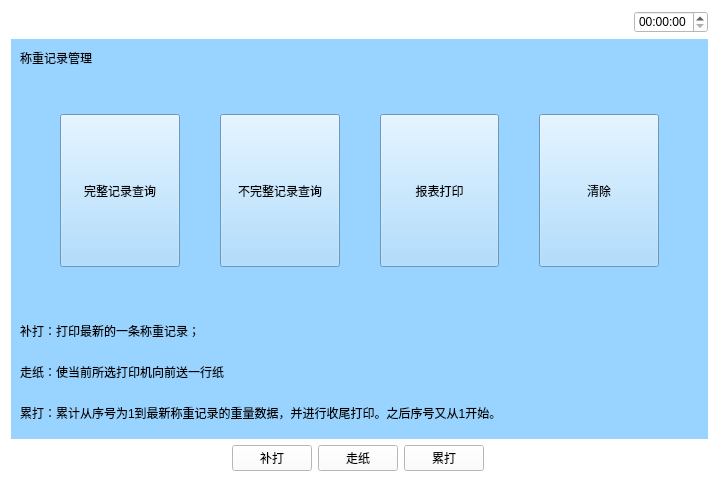
<?xml version="1.0" encoding="UTF-8"?>
<ui version="4.0">
 <class>Lishijilu</class>
 <widget class="QWidget" name="Lishijilu">
  <property name="geometry">
   <rect>
    <x>0</x>
    <y>0</y>
    <width>719</width>
    <height>482</height>
   </rect>
  </property>
  <property name="windowTitle">
   <string>Form</string>
  </property>
  <property name="styleSheet">
   <string notr="true">background-color: rgb(255, 255, 255);</string>
  </property>
  <layout class="QVBoxLayout" name="verticalLayout_4">
   <item>
    <layout class="QHBoxLayout" name="horizontalLayout_5">
     <item>
      <widget class="QPushButton" name="pushButton">
       <property name="text">
        <string/>
       </property>
       <property name="icon">
        <iconset resource="myimages.qrc">
         <normaloff>:/image/images/4g.png</normaloff>:/image/images/4g.png</iconset>
       </property>
       <property name="flat">
        <bool>true</bool>
       </property>
      </widget>
     </item>
     <item>
      <widget class="QPushButton" name="pushButton_2">
       <property name="text">
        <string/>
       </property>
       <property name="icon">
        <iconset resource="myimages.qrc">
         <normaloff>:/image/images/wireless.svg</normaloff>:/image/images/wireless.svg</iconset>
       </property>
       <property name="flat">
        <bool>true</bool>
       </property>
      </widget>
     </item>
     <item>
      <widget class="QPushButton" name="pushButton_3">
       <property name="text">
        <string/>
       </property>
       <property name="icon">
        <iconset resource="myimages.qrc">
         <normaloff>:/image/images/bl.svg</normaloff>:/image/images/bl.svg</iconset>
       </property>
       <property name="flat">
        <bool>true</bool>
       </property>
      </widget>
     </item>
     <item>
      <widget class="QPushButton" name="pushButton_4">
       <property name="text">
        <string/>
       </property>
       <property name="icon">
        <iconset resource="myimages.qrc">
         <normaloff>:/image/images/locate.svg</normaloff>:/image/images/locate.svg</iconset>
       </property>
       <property name="flat">
        <bool>true</bool>
       </property>
      </widget>
     </item>
     <item>
      <spacer name="horizontalSpacer_4">
       <property name="orientation">
        <enum>Qt::Horizontal</enum>
       </property>
       <property name="sizeHint" stdset="0">
        <size>
         <width>40</width>
         <height>20</height>
        </size>
       </property>
      </spacer>
     </item>
     <item>
      <widget class="QTimeEdit" name="timeEdit_2"/>
     </item>
    </layout>
   </item>
   <item>
    <widget class="QWidget" name="widget" native="true">
     <property name="sizePolicy">
      <sizepolicy hsizetype="Preferred" vsizetype="Preferred">
       <horstretch>0</horstretch>
       <verstretch>0</verstretch>
      </sizepolicy>
     </property>
     <property name="contextMenuPolicy">
      <enum>Qt::DefaultContextMenu</enum>
     </property>
     <property name="styleSheet">
      <string notr="true">background-color: rgb(153, 211, 255);</string>
     </property>
     <layout class="QVBoxLayout" name="verticalLayout_2" stretch="1,4,2">
      <item>
       <layout class="QHBoxLayout" name="horizontalLayout">
        <item>
         <widget class="QLabel" name="label">
          <property name="text">
           <string>称重记录管理</string>
          </property>
         </widget>
        </item>
        <item>
         <spacer name="horizontalSpacer">
          <property name="orientation">
           <enum>Qt::Horizontal</enum>
          </property>
          <property name="sizeHint" stdset="0">
           <size>
            <width>40</width>
            <height>20</height>
           </size>
          </property>
         </spacer>
        </item>
        <item>
         <layout class="QVBoxLayout" name="verticalLayout"/>
        </item>
       </layout>
      </item>
      <item>
       <layout class="QHBoxLayout" name="horizontalLayout_4">
        <property name="spacing">
         <number>40</number>
        </property>
        <property name="margin">
         <number>40</number>
        </property>
        <item>
         <widget class="QPushButton" name="pushButton_5">
          <property name="sizePolicy">
           <sizepolicy hsizetype="Minimum" vsizetype="Minimum">
            <horstretch>0</horstretch>
            <verstretch>0</verstretch>
           </sizepolicy>
          </property>
          <property name="text">
           <string>完整记录查询</string>
          </property>
         </widget>
        </item>
        <item>
         <widget class="QPushButton" name="pushButton_6">
          <property name="sizePolicy">
           <sizepolicy hsizetype="Minimum" vsizetype="Minimum">
            <horstretch>0</horstretch>
            <verstretch>0</verstretch>
           </sizepolicy>
          </property>
          <property name="text">
           <string>不完整记录查询</string>
          </property>
         </widget>
        </item>
        <item>
         <widget class="QPushButton" name="pushButton_7">
          <property name="sizePolicy">
           <sizepolicy hsizetype="Minimum" vsizetype="Minimum">
            <horstretch>0</horstretch>
            <verstretch>0</verstretch>
           </sizepolicy>
          </property>
          <property name="text">
           <string>报表打印</string>
          </property>
         </widget>
        </item>
        <item>
         <widget class="QPushButton" name="pushButton_8">
          <property name="sizePolicy">
           <sizepolicy hsizetype="Minimum" vsizetype="Minimum">
            <horstretch>0</horstretch>
            <verstretch>0</verstretch>
           </sizepolicy>
          </property>
          <property name="text">
           <string>清除</string>
          </property>
         </widget>
        </item>
       </layout>
      </item>
      <item>
       <layout class="QVBoxLayout" name="verticalLayout_3">
        <item>
         <widget class="QLabel" name="label_2">
          <property name="text">
           <string>补打：打印最新的一条称重记录；</string>
          </property>
          <property name="scaledContents">
           <bool>true</bool>
          </property>
         </widget>
        </item>
        <item>
         <widget class="QLabel" name="label_3">
          <property name="text">
           <string>走纸：使当前所选打印机向前送一行纸</string>
          </property>
         </widget>
        </item>
        <item>
         <widget class="QLabel" name="label_4">
          <property name="text">
           <string>累打：累计从序号为1到最新称重记录的重量数据，并进行收尾打印。之后序号又从1开始。</string>
          </property>
         </widget>
        </item>
       </layout>
      </item>
     </layout>
    </widget>
   </item>
   <item>
    <layout class="QHBoxLayout" name="horizontalLayout_2">
     <item>
      <widget class="QPushButton" name="returnIndex">
       <property name="font">
        <font>
         <family>AR PL UMing TW MBE</family>
        </font>
       </property>
       <property name="styleSheet">
        <string notr="true">border-image: url(:/image/images/index.svg);</string>
       </property>
       <property name="text">
        <string/>
       </property>
       <property name="icon">
        <iconset resource="myimages.qrc">
         <normaloff>:/image/images/index.svg</normaloff>:/image/images/index.svg</iconset>
       </property>
       <property name="iconSize">
        <size>
         <width>40</width>
         <height>40</height>
        </size>
       </property>
       <property name="flat">
        <bool>true</bool>
       </property>
      </widget>
     </item>
     <item>
      <spacer name="horizontalSpacer_3">
       <property name="orientation">
        <enum>Qt::Horizontal</enum>
       </property>
       <property name="sizeHint" stdset="0">
        <size>
         <width>40</width>
         <height>20</height>
        </size>
       </property>
      </spacer>
     </item>
     <item>
      <widget class="QPushButton" name="pushButton_9">
       <property name="text">
        <string>补打</string>
       </property>
      </widget>
     </item>
     <item>
      <widget class="QPushButton" name="pushButton_10">
       <property name="text">
        <string>走纸</string>
       </property>
      </widget>
     </item>
     <item>
      <widget class="QPushButton" name="pushButton_11">
       <property name="text">
        <string>累打</string>
       </property>
      </widget>
     </item>
     <item>
      <spacer name="horizontalSpacer_2">
       <property name="orientation">
        <enum>Qt::Horizontal</enum>
       </property>
       <property name="sizeHint" stdset="0">
        <size>
         <width>40</width>
         <height>20</height>
        </size>
       </property>
      </spacer>
     </item>
     <item>
      <widget class="QPushButton" name="returnPage">
       <property name="text">
        <string/>
       </property>
       <property name="icon">
        <iconset resource="myimages.qrc">
         <normaloff>:/image/images/shangyiye.svg</normaloff>:/image/images/shangyiye.svg</iconset>
       </property>
       <property name="iconSize">
        <size>
         <width>40</width>
         <height>40</height>
        </size>
       </property>
       <property name="flat">
        <bool>true</bool>
       </property>
      </widget>
     </item>
    </layout>
   </item>
  </layout>
 </widget>
 <resources>
  <include location="myimages.qrc"/>
 </resources>
 <connections/>
</ui>
